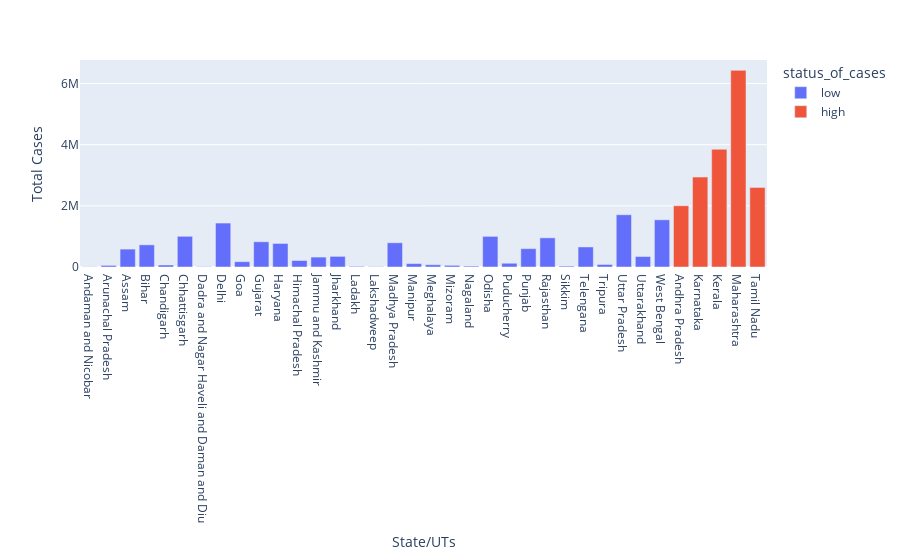

Source (notebook cell):
### Code cell
df['status_of_cases'] = status
figure = px.bar(df,x = 'State/UTs',y ='Total Cases',color='status_of_cases')
figure.show()

### Figure 1 — Plotly figure (JSON) as saved in the notebook; plotly's stock layout.template omitted (floating-point values rounded to 4 significant figures)
{"data": [{"alignmentgroup": "True", "hovertemplate": "status_of_cases=low<br>State/UTs=%{x}<br>Total Cases=%{y}<extra></extra>", "legendgroup": "low", "marker": {"color": "#636efa", "pattern": {"shape": ""}}, "name": "low", "offsetgroup": "low", "orientation": "v", "showlegend": true, "textposition": "auto", "type": "bar", "x": ["Andaman and Nicobar", "Arunachal Pradesh", "Assam", "Bihar", "Chandigarh", "Chhattisgarh", "Dadra and Nagar Haveli and Daman and Diu", "Delhi", "Goa", "Gujarat", "Haryana", "Himachal Pradesh", "Jammu and Kashmir", "Jharkhand", "Ladakh", "Lakshadweep", "Madhya Pradesh", "Manipur", "Meghalaya", "Mizoram", "Nagaland", "Odisha", "Puducherry", "Punjab", "Rajasthan", "Sikkim", "Telengana", "Tripura", "Uttar Pradesh", "Uttarakhand", "West Bengal"], "xaxis": "x", "y": [7560, 52409, 585689, 725605, 65069, 1004230, 10659, 1437485, 173357, 825330, 770380, 212260, 324420, 347755, 20500, 10318, 792109, 111598, 74232, 54057, 29669, 1002323, 123007, 600342, 954040, 29477, 655732, 82384, 1709152, 342786, 1544109], "yaxis": "y"}, {"alignmentgroup": "True", "hovertemplate": "status_of_cases=high<br>State/UTs=%{x}<br>Total Cases=%{y}<extra></extra>", "legendgroup": "high", "marker": {"color": "#EF553B", "pattern": {"shape": ""}}, "name": "high", "offsetgroup": "high", "orientation": "v", "showlegend": true, "textposition": "auto", "type": "bar", "x": ["Andhra Pradesh", "Karnataka", "Kerala", "Maharashtra", "Tamil Nadu"], "xaxis": "x", "y": [2004590, 2941026, 3851984, 6432649, 2604074], "yaxis": "y"}], "layout": {"barmode": "relative", "legend": {"title": {"text": "status_of_cases"}, "tracegroupgap": 0}, "margin": {"t": 60}, "xaxis": {"anchor": "y", "domain": [0, 1], "title": {"text": "State/UTs"}}, "yaxis": {"anchor": "x", "domain": [0, 1], "title": {"text": "Total Cases"}}}}
